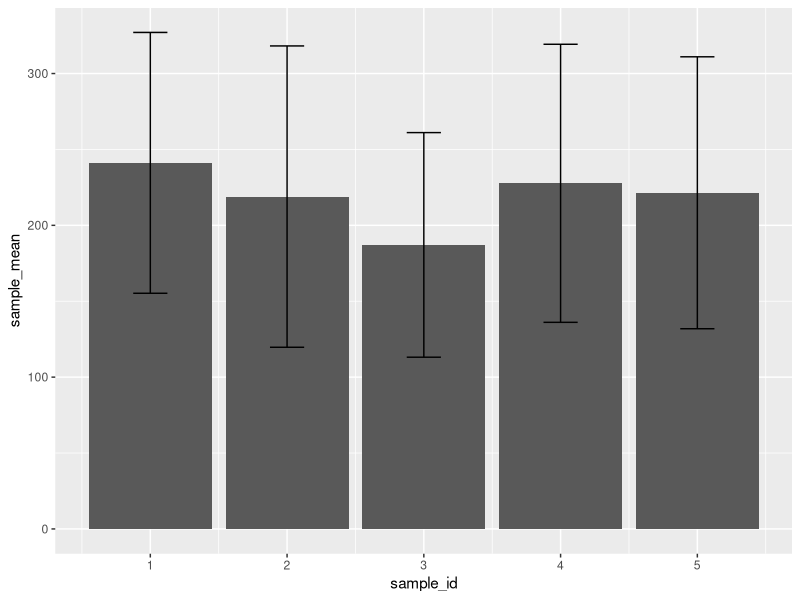

This chart was generated by the following R code:
## ---- chunk 1

library(tidyverse)

n_sample <- 5
n_obs <- 25
sample_draw <- rnorm(n_sample * n_obs, mean = 200, sd = 100)

df1 <- data.frame(sample_draw,
                  sample_id = rep(seq(n_sample), each = n_obs)) %>% 
  group_by(sample_id) %>% 
  summarise(sample_mean = mean(sample_draw),
            sample_sd = sd(sample_draw), .groups = "drop")

df1

df1 %>% 
  ggplot(aes(x = sample_id, y = sample_mean)) +
  geom_bar(stat = "identity") +
  geom_errorbar(aes(ymin = sample_mean - sample_sd,
                    ymax = sample_mean + sample_sd),
                width = .25)
## ---- chunk 2

# defining population parameters
pop_mean <- 10
pop_sd <- 5

# sample sizes
n_sample <- c(2, 5, 10, 50, 100)

# number of simulated draws
n_sims <- 10000

# sample estimates

sample_mean <- c() # mean for each sample
sample_sd <- c()   # sd for each sample
sim_sample <- c()  # vector storing all the simulated means
mean_average <- c() # mean average across for each simulation
se <- c()           # standard error from the mean

# running the simulations

for (j in seq(n_sample)) {
  for(i in seq(n_sims)) {
    sim_sample <- rnorm(n_sample[j], mean = pop_mean, sd = pop_sd)
    sample_mean[i] <- mean(sim_sample)
    sample_sd[i] <- sd(sim_sample)
  }
  mean_average[j] <- mean(sample_mean)
  se[j] <- sd(sample_mean)
}

# storing mean average for each sample size on a dataframe
sim_data <- data.frame(n_sample,
                       mean_average,
                       se)
sim_data

